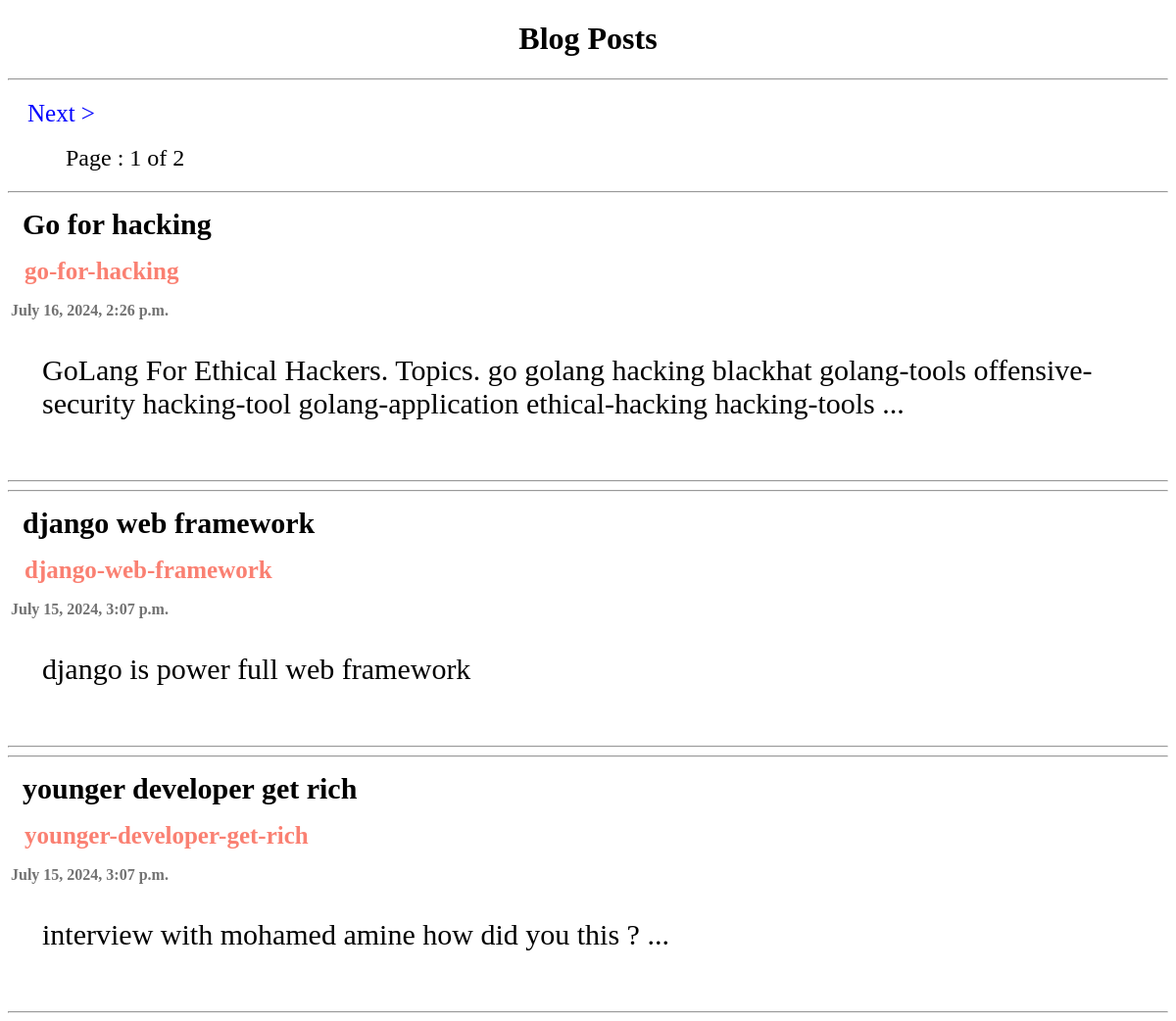
The page / on the database its author committed.
### posts/models.py (models this page shows, shortened)
class Post(models.Model):
    class Status(models.TextChoices):
        DRAFT = 'DF', 'Draft'
        PUBLISHED = 'PB', 'Published'
    author = models.ForeignKey(User, on_delete=models.CASCADE)
    title = models.CharField(max_length=255)
    slug = models.SlugField(max_length=255, unique_for_date='published')
    body = models.TextField()
    published = models.DateTimeField(default=timezone.now())
    created_at = models.DateTimeField(auto_now_add=True)
    updated_at = models.DateTimeField(auto_now=True)
    class PublishManager(models.Manager):
        def get_queryset(self):
            return super().get_queryset().filter(status=Post.Status.PUBLISHED)
    status = models.CharField(max_length=2, choices=Status.choices, default=Status.DRAFT)
    objects  = models.Manager()
    published_posts = PublishManager()
    class Meta:
        ordering = ['-published']
        indexes = [
            models.Index(fields=['-published'])
        ]
    def get_absolute_url(self):
        return reverse('post_detail', kwargs={
            'year': self.published.year,
            'month': self.published.month,
            'day': self.published.day,
            'post': self.slug,
        })

### posts/views.py (the view)
# urls.py: path('', views.posts_list, name='posts'),
def posts_list(request):
        post_list = Post.published_posts.all()
        paginator = Paginator(post_list, '3')
        page_number = request.GET.get('page', 1)
        try:
                posts = paginator.page(page_number)
        except PageNotAnInteger:
                posts = paginator.page(1)
        except:
                raise Http404('Page Not Found 404')
        return render(request, 'pages/index.html', {'posts' : posts})

### posts/templates/pages/index.html (shortened to what this page needs)
{% extends 'core/base.html' %}
{% block content %}
{% include "pages/pagination.html" with page=page_obj %}
    {% for post in posts %}
    <hr>
    <h2>
        <a href="{{ post.get_absolute_url }}">
            {{ post.title }}
        </a>
    </h2>
    <h3>{{ post.slug }}</h3>
    <h4>{{ post.published }}</h4>
    <p>{{ post.body}}</p>
    <br>
    <hr>
    {% endfor %}
{% endblock content %}

### posts/templates/core/base.html (shortened to what this page needs)
<!DOCTYPE html>
<html lang="en">
<head>
</head>
<body>
    <h1>
        Blog Posts
    </h1>
    <hr>
    {% block content %}
    {% endblock content %}
</body>
</html>

### posts/templates/pages/pagination.html (shortened to what this page needs)
<div class="pagination">
    {% if posts.has_next %}
    <a class="next" href="?page={{ posts.next_page_number }}">Next > </a>
    {% endif %}
    <br>
    <br>
    <span>
        Page : <a href="#">{{ posts.number }}</a> of {{ posts.paginator.num_pages }}
    </span>
</div>

### posts/templates/pages/pagination.html (style rules this page uses)
.pagination { margin: 20px; }
span { margin: 39px; font-size: x-large; }
.next { font-size: 25px; text-decoration: none; }
.pervious, .next { color: blue; }

### posts/templates/pages/index.html (style rules this page uses)
h1 { text-align: center; }
h2 { margin: 15px; font-size: 30px; }
h3 { margin: 17px; font-size: 25px; color: salmon; }
p { margin: 35px; font-size: 30px; }
h4 { margin: 3px; color: rgb(114, 114, 114); }
a { color: black; text-decoration: none; }

### rows shown on the page
Post: title "Go for hacking", slug "go-for-hacking", published "July 16, 2024, 2:26 p.m.", body "GoLang For Ethical Hackers. Topics. go golang hacking blackhat golang-tools offensive-security hacking-tool golang-application ethical-hacking hacking-tools ..."
Post: title "django web framework", slug "django-web-framework", published "July 15, 2024, 3:07 p.m.", body "django is power full web framework"
Post: title "younger developer get rich", slug "younger-developer-get-rich", published "July 15, 2024, 3:07 p.m.", body "interview with mohamed amine how did you this ? ..."

### other values the page prints
{{ posts.number }} "1"
{{ posts.paginator.num_pages }} "2"
